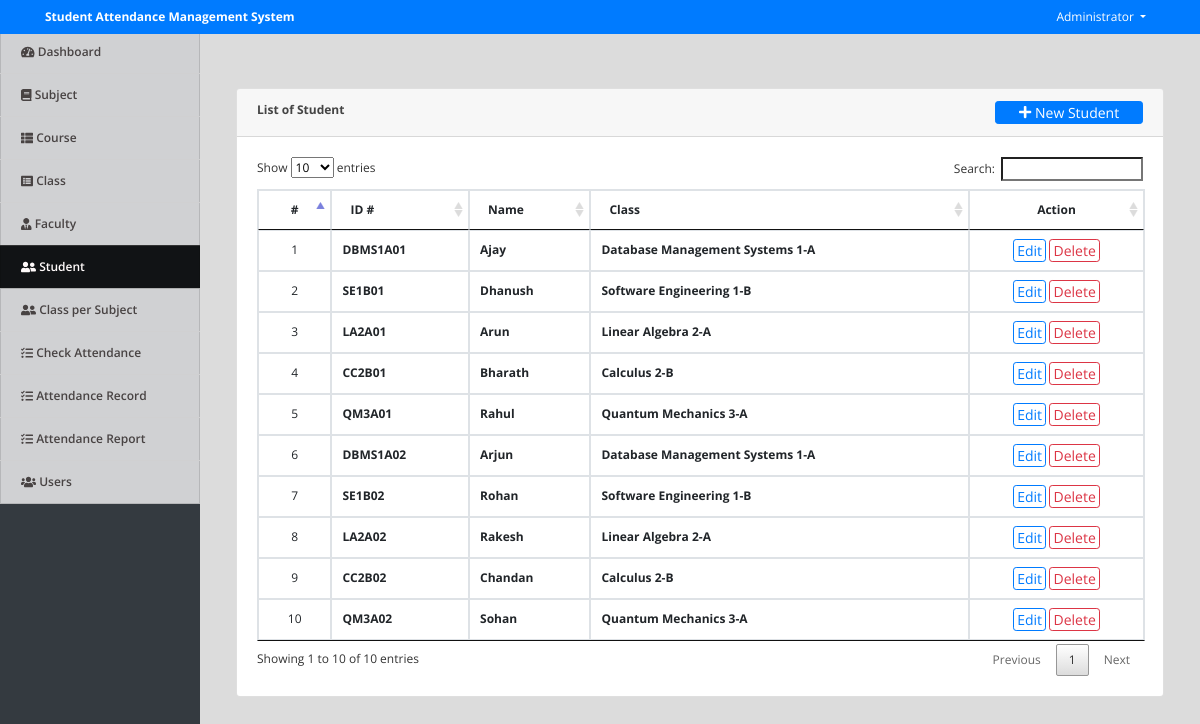
The app's page /index.php?page=students (signed in) with its own data.
### tables this page shows
CREATE TABLE IF NOT EXISTS `students` (
  `id` int NOT NULL AUTO_INCREMENT,
  `id_no` varchar(50) NOT NULL,
  `class_id` int NOT NULL,
  `name` text NOT NULL,
  `date_created` datetime NOT NULL DEFAULT CURRENT_TIMESTAMP,
  PRIMARY KEY (`id`)
);

### students.php (the view, shortened to what this page needs)
<?php include('db_connect.php');?>
<div class="container-fluid">
	<div class="col-lg-12">
		<div class="row">
			<div class="col-md-12">
				<div class="card">
					<div class="card-header">
						<b>List of Student</b>
						<span class="float:right"><a class="btn btn-primary btn-block btn-sm col-sm-2 float-right" href="javascript:void(0)" id="new_student">
					<i class="fa fa-plus"></i> New Student
				</a></span>
					</div>
					<div class="card-body">
						<table class="table table-condensed table-bordered table-hover">
							<thead>
								<tr>
									<th class="text-center">#</th>
									<th class="">ID #</th>
									<th class="">Name</th>
									<th class="">Class</th>
									<th class="text-center">Action</th>
								</tr>
							</thead>
							<tbody>
								<?php
								$i = 1;
								$student = $conn->query("SELECT s.*,concat(co.course,' ',c.level,'-',c.section) as `class` FROM students s inner join `class` c on c.id = s.class_id inner join courses co on co.id = c.course_id order by id asc ");
								while($row=$student->fetch_assoc()):
								?>
								<tr>
									<td class="text-center"><?php echo $i++ ?></td>
									<td>
										<p> <b><?php echo $row['id_no'] ?></b></p>
									</td>
									<td>
										<p> <b><?php echo ucwords($row['name']) ?></b></p>
									</td>
									<td class="">
										 <p> <b><?php echo $row['class'] ?></b></p>
									</td>
									<td class="text-center">
										<button class="btn btn-sm btn-outline-primary edit_student" type="button" data-id="<?php echo $row['id'] ?>" >Edit</button>
										<button class="btn btn-sm btn-outline-danger delete_student" type="button" data-id="<?php echo $row['id'] ?>">Delete</button>
									</td>
								</tr>
								<?php endwhile; ?>
							</tbody>
						</table>
					</div>
				</div>
			</div>
		</div>
	</div>
</div>

### index.php (shortened to what this page needs)
<!DOCTYPE html>
<html lang="en">
<head>
<?php
 include('./header.php');
 ?>
</head>
<body>
	<?php include 'topbar.php' ?>
	<?php include 'navbar.php' ?>
  <main id="view-panel" >
      <?php $page = isset($_GET['page']) ? $_GET['page'] :'home'; ?>
  	<?php include $page.'.php' ?>
  </main>
</body>
</html>

### header.php (shortened to what this page needs)
  <link rel="stylesheet" href="assets/font-awesome/css/all.min.css">
<link href="assets/vendor/bootstrap/css/bootstrap.min.css" rel="stylesheet">
<link href="assets/vendor/icofont/icofont.min.css" rel="stylesheet">
<link href="assets/vendor/boxicons/css/boxicons.min.css" rel="stylesheet">
<link href="assets/vendor/venobox/venobox.css" rel="stylesheet">
<link href="assets/vendor/animate.css/animate.min.css" rel="stylesheet">
<link href="assets/vendor/remixicon/remixicon.css" rel="stylesheet">
<link href="assets/vendor/owl.carousel/assets/owl.carousel.min.css" rel="stylesheet">
<link href="assets/vendor/bootstrap-datepicker/css/bootstrap-datepicker.min.css" rel="stylesheet">
<link href="assets/DataTables/datatables.min.css" rel="stylesheet">
<link href="assets/css/jquery.datetimepicker.min.css" rel="stylesheet">
<link href="assets/css/select2.min.css" rel="stylesheet">
<link href="assets/css/style.css" rel="stylesheet">
<link type="text/css" rel="stylesheet" href="assets/css/jquery-te-1.4.0.css">

### topbar.php (shortened to what this page needs)
<nav class="navbar navbar-light fixed-top bg-primary" style="padding:0">
  <div class="container-fluid mt-2 mb-2">
  	<div class="col-lg-12">
      <div class="col-md-4 float-left text-white">
        <large><b><?php echo isset($_SESSION['system']['name']) ? $_SESSION['system']['name'] : '' ?></b></large>
      </div>
	  	<div class="float-right">
        <div class=" dropdown mr-4">
            <a href="#" class="text-white dropdown-toggle"  id="account_settings" data-toggle="dropdown" aria-haspopup="true" aria-expanded="false"><?php echo $_SESSION['login_name'] ?> </a>
        </div>
      </div>
  </div>
</nav>

### navbar.php (shortened to what this page needs)
<nav id="sidebar" class='mx-lt-5 bg-dark' >
		<div class="sidebar-list">
				<a href="index.php?page=home" class="nav-item nav-home"><span class='icon-field'><i class="fa fa-tachometer-alt "></i></span> Dashboard</a>
				<?php if($_SESSION['login_faculty_id'] <= 0): ?>
				<a href="index.php?page=subjects" class="nav-item nav-subjects"><span class='icon-field'><i class="fa fa-book "></i></span> Subject</a>
				<a href="index.php?page=courses" class="nav-item nav-courses"><span class='icon-field'><i class="fa fa-th-list "></i></span> Course</a>
				<a href="index.php?page=class" class="nav-item nav-class"><span class='icon-field'><i class="fa fa-list-alt "></i></span> Class</a>
				<a href="index.php?page=faculty" class="nav-item nav-faculty"><span class='icon-field'><i class="fa fa-user-tie "></i></span> Faculty</a>
				<a href="index.php?page=students" class="nav-item nav-students"><span class='icon-field'><i class="fa fa-user-friends "></i></span> Student</a>
				<a href="index.php?page=class_subject" class="nav-item nav-class_subject"><span class='icon-field'><i class="fa fa-user-friends "></i></span> Class per Subject</a>
				<?php endif; ?>
				<a href="index.php?page=check_attendance" class="nav-item nav-check_attendance"><span class='icon-field'><i class="fa fa-tasks "></i></span> Check Attendance</a>
				<a href="index.php?page=attendance_record" class="nav-item nav-attendance_record"><span class='icon-field'><i class="fa fa-tasks "></i></span> Attendance Record</a>
				<a href="index.php?page=attendance_report" class="nav-item nav-attendance_report"><span class='icon-field'><i class="fa fa-tasks "></i></span> Attendance Report</a>
				<?php if($_SESSION['login_type'] == 1): ?>
				<a href="index.php?page=users" class="nav-item nav-users"><span class='icon-field'><i class="fa fa-users "></i></span> Users</a>
			<?php endif; ?>
		</div>
</nav>

### assets/css/style.css (style rules this page uses)
body { font-family: "Open Sans", sans-serif; color: #444444; width: 100%; height: calc(100%); font-size: 12px; }
a { color: #1977cc; }
nav#sidebar { height: calc(100%); position: fixed; z-index: 99; left: 0; width: 200px; font-size: 12px; top: 2.5em; }
a.nav-item { position: relative; display: block; padding: .75rem 1.25rem; margin-bottom: -1px; border: 1px solid rgba(0,0,0,.125); background-color: #ffffffc4; color: #484343; font-weight: 600; }
a.nav-item:hover, .nav-item.active { background-color: #000000ad; color: #fffafa; }
main#view-panel { margin-left: 200px; width:calc(100% - 200px); margin-top: 2.8em; padding: .5em }
.btn-sm { padding: .0001rem .2rem; }

### index.php (style rules this page uses)
body { background: #80808045; }

### students.php (style rules this page uses)
td { vertical-align: middle !important; }
td p { margin: unset }

### records on screen
students: id_no "DBMS1A01", name "Ajay", class "Database Management Systems 1-A"
students: id_no "SE1B01", name "Dhanush", class "Software Engineering 1-B"
students: id_no "LA2A01", name "Arun", class "Linear Algebra 2-A"
students: id_no "CC2B01", name "Bharath", class "Calculus 2-B"
students: id_no "QM3A01", name "Rahul", class "Quantum Mechanics 3-A"
students: id_no "DBMS1A02", name "Arjun", class "Database Management Systems 1-A"
students: id_no "SE1B02", name "Rohan", class "Software Engineering 1-B"
students: id_no "LA2A02", name "Rakesh", class "Linear Algebra 2-A"
students: id_no "CC2B02", name "Chandan", class "Calculus 2-B"
students: id_no "QM3A02", name "Sohan", class "Quantum Mechanics 3-A"

### other values on screen
$_SESSION['system']['name'] "Student Attendance Management System"
$_SESSION['login_name'] "Administrator"
